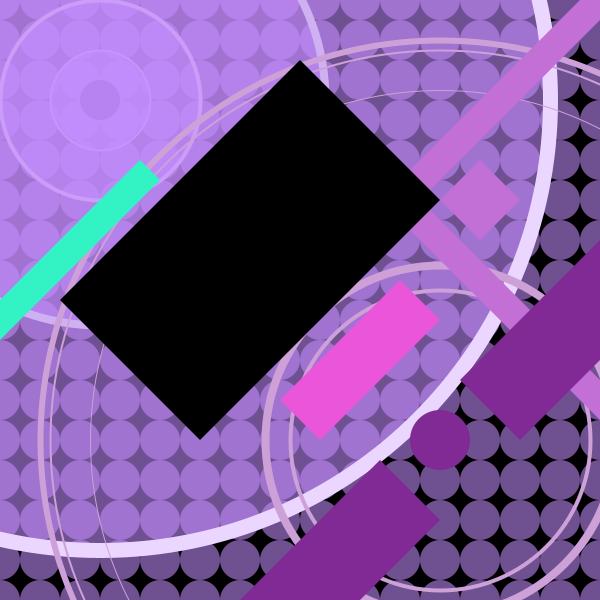
Frame 1 (no input)
Frame 60 (the mouse pressed at the canvas centre just before this capture): identical to frame 1, image omitted
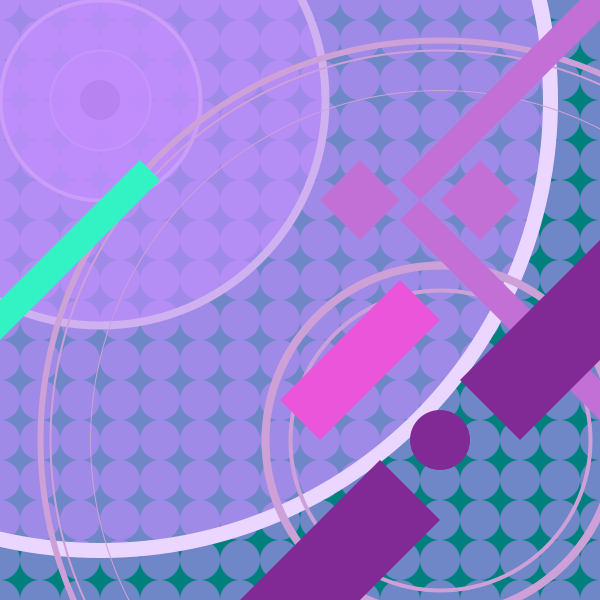
Frame 120 (the mouse held since frame 60 and released just before this capture)

The Processing sketch that drew these frames (run headless with seeded random() and noise(); from frame 60 on, the mouse is pressed at the canvas centre):

// Processing sketch: processing_14268
// ── processing_14268.pde

int f;

void setup() {
size(600,600);
noStroke();
smooth();
noFill();
}


void draw() {
  background(0);
  float mapColorG =  map(mouseX, 0, 600, 0, 255);
   float mapColorB =  map(mouseX, 0, 600, 0, 255);
   fill(0, mapColorG, mapColorB);
  rect (0, 0, width, height); //black line


for (int y=0; y <= height; y +=40){
  for (int x= 0; x <= width; x +=40){
    fill (196,142,255,144);
    ellipse(x,y,40,40);
  }
}


int y = 100;

stroke(224);
strokeWeight(2);
ellipse(y,y,y,y);


stroke(222);
strokeWeight(4);
ellipse(y,y,200,200);

stroke(220);
strokeWeight(8);
ellipse(y,y,450,450);

stroke(234,214,255);
strokeWeight(15);

ellipse(y,y,900,900);

//core
noStroke();
fill(183,131,240);
ellipse(y,y,40,40);


int b= 60;
int c= 40;
int v= 300;
int p= 350;
int m= 800;
int e= 440;
int f= 700;
int h= 780;

fill(129,42,149);
ellipse(e,e,b,b);

stroke(206,160,216);
noFill();
strokeWeight(8);
ellipse(e,e,p,p);
strokeWeight(4);
ellipse(e,e,v,v);
strokeWeight(6);
ellipse(e,e,m,m);
strokeWeight(1);
ellipse(e,e,f,f);
strokeWeight(2);
ellipse(e,e,h,h);


int d= 400;

//first one
fill(51,242,196);
noStroke();
smooth();
quad(0,300,140,160,160,180,0,340);

//line 2
fill(195,112,214);
quad(d,180,580,0,620,0,420,200);
quad(420,200,600,380,600,420,d,220);

//little pruple one
fill(195,112,214);
quad(e,200,480,160,520,200,480,240);
quad(320,200,360,160,400,200,360,240);

//pink
fill(234,85,217);
quad(280,d,d,280,440,320,320,e);

fill(129,42,149);
quad(240,600,380,460,e,520,360,600);
quad(460,380,600,240,600,360,520,e);



//Black middle one
if (mousePressed && insideQuad(60,300,300,60,440,200,200,440)) {
    f = 256 ;
  }
  else {
    f= 0;
  }
  fill(f);
  quad(60,300,300,60,440,200,200,440);
}

boolean insideQuad(float x0, float y0, float x1, float y1, float x2, float y2, float x3, float y3) {
  return insideTriangle(x0, y0, x1, y1, x2, y2) || insideTriangle(x2, y2, x3, y3, x0, y0);
}

boolean insideTriangle(float x0, float y0, float x1, float y1, float x2, float y2) {
 
  float dx0 = x1 - x0;
  float dy0 = y1 - y0;
  
  float dx1 = x2 - x0;
  float dy1 = y2 - y0;
  
  float dx2 = mouseX - x0;
  float dy2 = mouseY - y0;

  float dot00 = dx0 * dx0 + dy0 * dy0;
  float dot01 = dx0 * dx1 + dy0 * dy1;
  float dot02 = dx0 * dx2 + dy0 * dy2;
  float dot11 = dx1 * dx1 + dy1 * dy1;
  float dot12 = dx1 * dx2 + dy1 * dy2;

 float invDenom = 1.0f / (dot00 * dot11 - dot01 * dot01);
  float u = (dot11 * dot02 - dot01 * dot12) * invDenom;
  float v = (dot00 * dot12 - dot01 * dot02) * invDenom;
return (u > 0) && (v > 0) && (u + v < 1);

}
